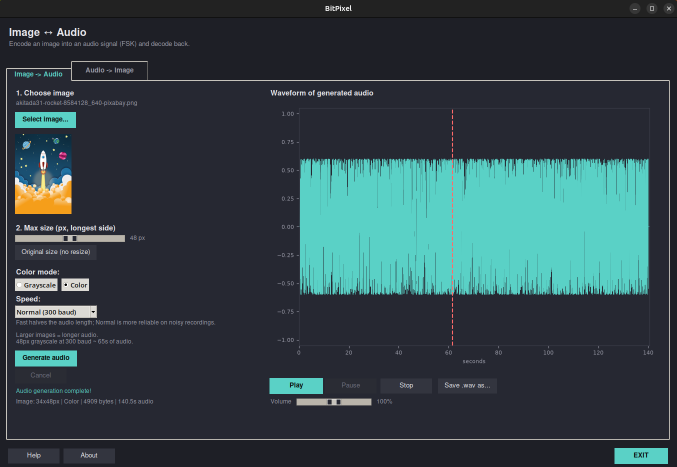
#> input picture image/BitPixel.png, 1353 x 934 px (shown at 1/2 size); its folder holds only this picture in this run
$ python encode.py ../image/BitPixel.png out.png
#> lines starting #> are read from the running program, lines starting #| are printed output that depends on the picture
### src/imgaudio_codec.py
"""
imgaudio_codec.py - FSK modem for image <-> audio transmission.

Protocol:
  [silence] [preamble] [start marker] [mode(1B)][width(2B)][height(2B)][pixels][crc32(4B)]

  mode: 0=grayscale, 1=color(RGB)
  pixels: 1B/pixel for grayscale, 3B/pixel for color

Usage: imported by encode.py, decode.py, and gui_app.py
"""

from __future__ import annotations

import os
import struct
import wave
import zlib
from dataclasses import dataclass

import numpy as np
from PIL import Image

# ---------------------------------------------------------------------------
# Protocol parameters
# ---------------------------------------------------------------------------
SAMPLE_RATE = 44100
BAUD = 300
FREQ_0 = 1200
FREQ_1 = 2200
AMPLITUDE = 0.6
PREAMBLE_BITS = 80
START_MARKER = 0x7E
START_MARKER_REPEATS = 4
SYNC_BYTE = 0xAA
RESYNC_INTERVAL = 16
MAGIC = b"IMAU"

MODE_GRAYSCALE = 0
MODE_COLOR = 1

SOUND_DIR_NAME = "output_sound"
IMAGE_DIR_NAME = "output_image_recovered"

SAMPLES_PER_BIT = int(SAMPLE_RATE / BAUD)

# Number of trailing preamble bits included in the frame search pattern.
PREAMBLE_TAIL_BITS = 16
# Minimum normalized correlation accepted as a valid frame detection.
MIN_FRAME_CONFIDENCE = 0.35


# [14 lines left out: functions set_baud, set_tones, not called in this run]


# Speed presets: label -> (baud, freq_0, freq_1).
SPEED_PRESETS = {
    "Normal (300 baud)": (300, 1200, 2200),
    "Fast (600 baud)": (600, 1000, 3000),
}


class OperationCancelled(Exception):
    """Raised when an encode or decode operation is cancelled."""


def _check_cancel(cancel_event) -> None:
    """Raise OperationCancelled if the cancel event is set."""
    if cancel_event is not None and cancel_event.is_set():
        raise OperationCancelled()


# ---------------------------------------------------------------------------
# Bit utilities
# ---------------------------------------------------------------------------
def byte_to_bits(value: int) -> list[int]:
    """Convert a byte to a list of 8 bits, MSB first."""
    return [(value >> i) & 1 for i in range(7, -1, -1)]


def bytes_to_bits(data: bytes) -> list[int]:
    """Convert a byte sequence to a flat list of bits, MSB first."""
    bits: list[int] = []
    for byte in data:
        bits.extend(byte_to_bits(byte))
    return bits


# [23 lines left out: functions bits_to_bytes, get_output_dirs, not called in this run]


# ---------------------------------------------------------------------------
# Encode: image -> bits -> audio
# ---------------------------------------------------------------------------
@dataclass
class EncodedResult:
    """Result of an encode operation."""
    audio: np.ndarray
    width: int
    height: int
    payload_bytes: int


def image_to_payload(image_path: str, max_size: int = 48, mode: int = MODE_GRAYSCALE) -> tuple[bytes, int, int]:
    """Load and resize an image and build the payload with header and CRC32."""
    if mode == MODE_COLOR:
        img = Image.open(image_path).convert("RGB")
    else:
        img = Image.open(image_path).convert("L")
    if max_size and max_size > 0:
        img.thumbnail((max_size, max_size))
    width, height = img.size
    pixels = img.tobytes()

    body = MAGIC + bytes([mode]) + struct.pack(">HH", width, height) + pixels
    crc = zlib.crc32(body) & 0xFFFFFFFF
    return body + struct.pack(">I", crc), width, height


def frame_payload(payload: bytes) -> bytearray:
    """Prepend the start marker and insert a sync byte before every payload block."""
    framed = bytearray()
    framed += bytes([START_MARKER]) * START_MARKER_REPEATS
    for i in range(0, len(payload), RESYNC_INTERVAL):
        framed += bytes([SYNC_BYTE])
        framed += payload[i:i + RESYNC_INTERVAL]
    return framed


def bits_to_audio(bits: list[int], cancel_event=None, samples_per_bit: int = None,
                   freq_0: int = None, freq_1: int = None) -> np.ndarray:
    """Modulate a bit list into a phase-continuous FSK signal."""
    samples_per_bit = SAMPLES_PER_BIT if samples_per_bit is None else samples_per_bit
    freq_0 = FREQ_0 if freq_0 is None else freq_0
    freq_1 = FREQ_1 if freq_1 is None else freq_1
    n = len(bits)
    audio = np.zeros(n * samples_per_bit, dtype=np.float32)
    phase = 0.0
    t_bit = np.arange(samples_per_bit) / SAMPLE_RATE
    for idx, bit in enumerate(bits):
        if idx % 2000 == 0:
            _check_cancel(cancel_event)
        freq = freq_1 if bit else freq_0
        segment = AMPLITUDE * np.sin(2 * np.pi * freq * t_bit + phase)
        audio[idx * samples_per_bit:(idx + 1) * samples_per_bit] = segment
        phase = (phase + 2 * np.pi * freq * samples_per_bit / SAMPLE_RATE) % (2 * np.pi)
    return audio


def encode_image(image_path: str, max_size: int = 48, silence_seconds: float = 0.5,
                  mode: int = MODE_GRAYSCALE, cancel_event=None,
                  baud: int = None, freq_0: int = None, freq_1: int = None) -> EncodedResult:
    """Encode an image file into an FSK audio signal.

    baud, freq_0 and freq_1 override the module defaults for this call only.
    """
    baud = BAUD if baud is None else baud
    freq_0 = FREQ_0 if freq_0 is None else freq_0
    freq_1 = FREQ_1 if freq_1 is None else freq_1
    samples_per_bit = max(1, int(SAMPLE_RATE / baud))

    payload, width, height = image_to_payload(image_path, max_size, mode)
    _check_cancel(cancel_event)
    framed = frame_payload(payload)
    preamble = [0, 1] * (PREAMBLE_BITS // 2)
    bits = preamble + bytes_to_bits(bytes(framed))

    audio = bits_to_audio(bits, cancel_event=cancel_event, samples_per_bit=samples_per_bit,
                           freq_0=freq_0, freq_1=freq_1)
    pad = np.zeros(int(SAMPLE_RATE * silence_seconds), dtype=np.float32)
    audio = np.concatenate([pad, audio, pad])

    return EncodedResult(audio=audio, width=width, height=height, payload_bytes=len(payload))


def save_wav(path: str, audio: np.ndarray) -> None:
    """Save a float audio array as a 16-bit mono WAV file."""
    clipped = np.clip(audio, -1.0, 1.0)
    pcm = (clipped * 32767).astype(np.int16)
    with wave.open(path, "w") as wf:
        wf.setnchannels(1)
        wf.setsampwidth(2)
        wf.setframerate(SAMPLE_RATE)
        wf.writeframes(pcm.tobytes())


# ---------------------------------------------------------------------------
# Decode: audio -> bits -> image
# ---------------------------------------------------------------------------
# [119 lines left out: functions load_wav_mono, _tone_discriminator, _pattern_score, _find_frame, _align_sync, _read_bits, not called in this run]


@dataclass
class DecodedResult:
    """Result of a decode operation."""
    image: Image.Image | None
    width: int
    height: int
    crc_ok: bool
    marker_score: tuple[int, int]
    log: list[str]


# [114 lines left out: functions decode_audio, decode_audio_array, play_audio, not called in this run]

### src/encode.py
"""
encode.py - converte uma imagem em audio FSK (.wav), via linha de comando.

Uso:
    python encode.py imagem.jpg audio.wav [tamanho_max_px] [--color]
"""

import sys
import argparse

from imgaudio_codec import encode_image, save_wav, MODE_COLOR


def main():
    """Parse the command line arguments, encode the image and save the WAV file."""
    parser = argparse.ArgumentParser(description="Encode image to audio FSK")
    parser.add_argument("image", help="image file path")
    parser.add_argument("out", help="output audio file path")
    parser.add_argument("max_size", nargs="?", type=int, default=48,
                        help="max size in pixels (default: 48)")
    parser.add_argument("--color", action="store_true", help="encode in color (RGB)")
    args = parser.parse_args()

    mode = MODE_COLOR if args.color else 0
    max_size = args.max_size if args.max_size > 0 else None

    result = encode_image(args.image, max_size=max_size, mode=mode)
#> in image_to_payload, `img = Image.open(image_path).convert("L")`:
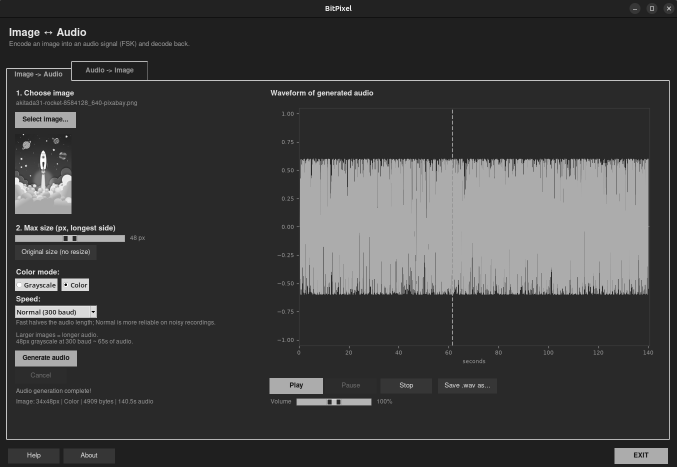
#> img: PIL image 1353x934 L (shown at 1/2 size); min 0, max 255, mean 63.8
#> in image_to_payload, `img.thumbnail((max_size, max_size))`:
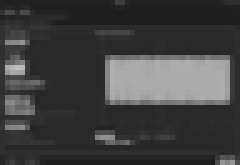
#> img: PIL image 48x33 L (shown 5 times larger); min 27, max 191, mean 63.9
#> in image_to_payload, `crc = zlib.crc32(body) & 0xFFFFFFFF`: crc = 1439117472
#> in encode_image, `payload, width, height = image_to_payload(image_path, max_size, mode)`: width = 48; height = 33
#> in encode_image, `bits = preamble + bytes_to_bits(bytes(framed))`: bits = 13688 values, max 1 at index 1, min 0 at index 0, mean 0.45
#> in bits_to_audio, `n = len(bits)`: n = 13688
#> the loop in bits_to_audio, `for idx, bit in enumerate(bits):` made 13688 passes
#> (bit, freq, phase) on passes 1 to 3: (0, 1200, 0), (1, 2200, 2.09), (0, 1200, 2.09)
#> after the loop in bits_to_audio, `for idx, bit in enumerate(bits):`: phase = 2.09
    save_wav(args.out, result.audio)

    duration = len(result.audio) / 44100
#> duration = 46.63
    mode_name = "Color" if mode == MODE_COLOR else "Grayscale"
    print(f"Imagem reduzida para {result.width}x{result.height} px ({mode_name}, {result.payload_bytes} bytes de dados)")
#| Imagem reduzida para 48x33 px (Grayscale, 1597 bytes de dados)
    print(f"Audio gerado: {args.out} ({duration:.1f} segundos)")
#| Audio gerado: out.png (46.6 segundos)


if __name__ == "__main__":
    main()

$ run again, on image/akitada31-rocket-8584128_640-pixabay.png
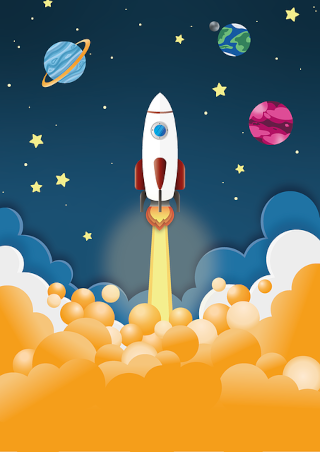
#> input picture image/akitada31-rocket-8584128_640-pixabay.png, 320 x 452 px
#> in image_to_payload, `img = Image.open(image_path).convert("L")`:
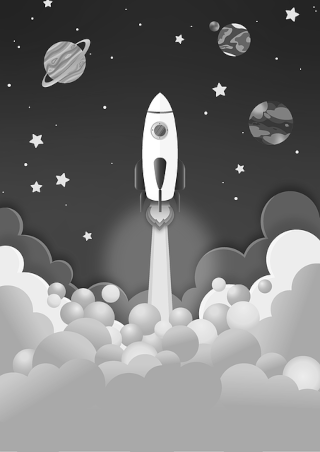
#> img: PIL image 320x452 L; min 0, max 255, mean 117.5
#> in image_to_payload, `img.thumbnail((max_size, max_size))`:
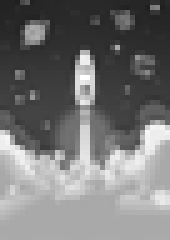
#> img: PIL image 34x48 L (shown 5 times larger); min 32, max 255, mean 117.6
#> crc = 1226069706
#> in encode_image, `payload, width, height = image_to_payload(image_path, max_size, mode)`: width = 34; height = 48
#> bits = 14096 values, max 1 at index 1, min 0 at index 0, mean 0.49
#> n = 14096
#> the loop in bits_to_audio, `for idx, bit in enumerate(bits):` made 14096 passes
#> (bit, freq, phase) on passes 1 to 3: (0, 1200, 0), (1, 2200, 2.09), (0, 1200, 2.09)
#> after the loop in bits_to_audio, `for idx, bit in enumerate(bits):`: phase = 2.09
#> duration = 47.99
#| Imagem reduzida para 34x48 px (Grayscale, 1645 bytes de dados)
#| Audio gerado: out.png (48.0 segundos)
